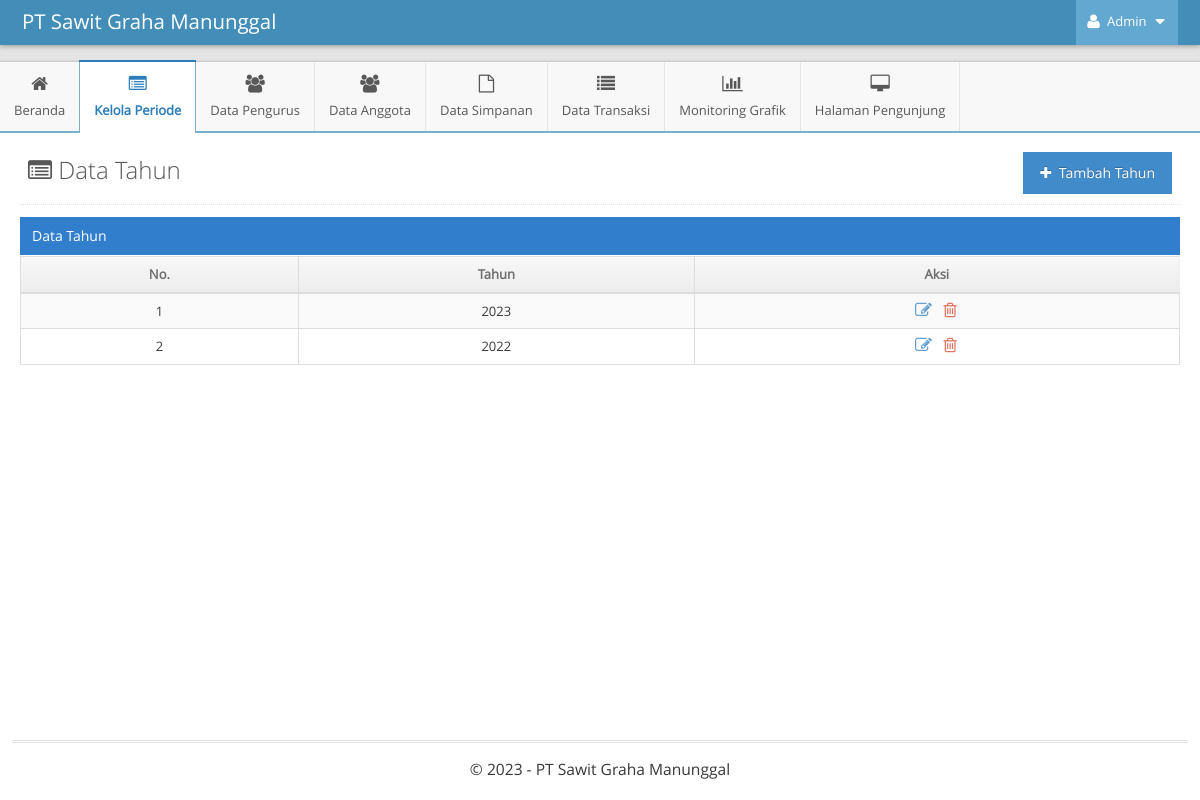
/indexAdmin.php?p=kelola-tahun (signed in), run on an earlier commit of the app's database.
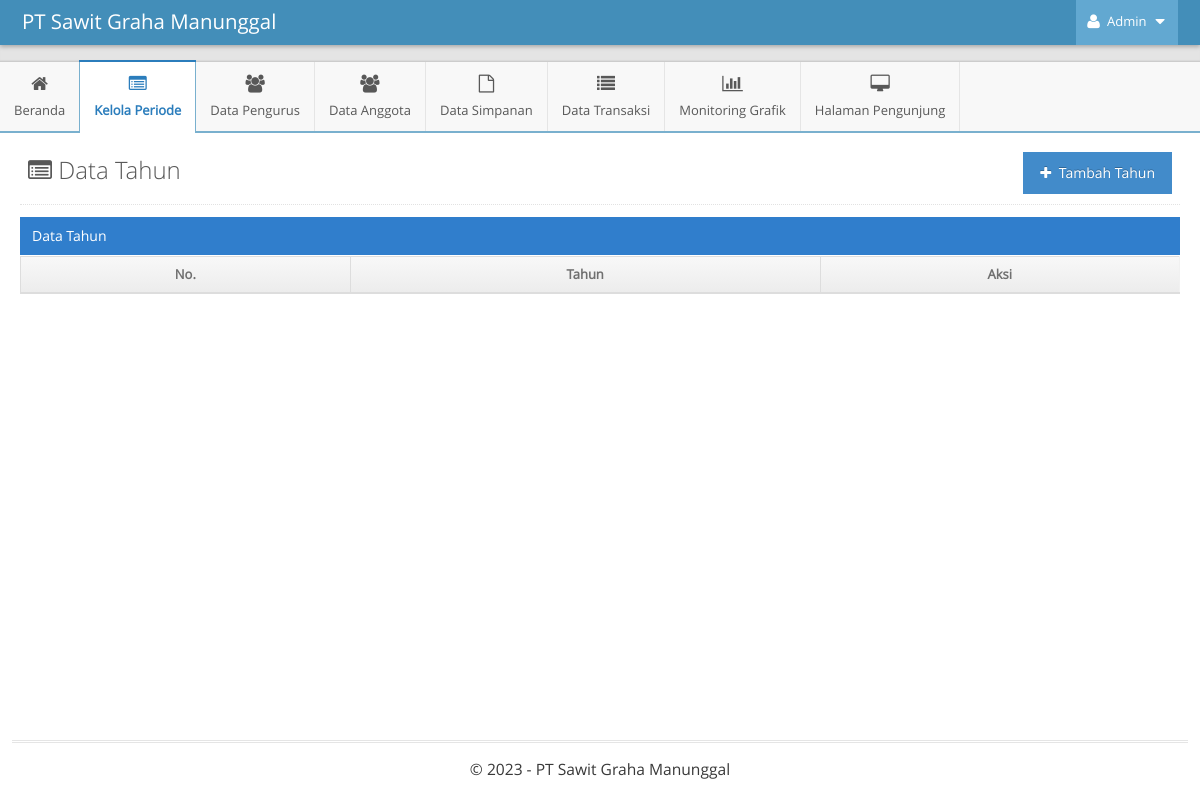
And on a later commit of the database.
### tables this page shows
CREATE TABLE `tahun` (
  `id` int(11) NOT NULL,
  `tahun` int(11) DEFAULT NULL
);

### functions/functions-admin.php (called while the page is built, shortened)
<?php
$host = 'localhost';
$username = 'root';
$password = '';
$dbname = 'skripsi-pirda';
$conn = mysqli_connect($host, $username, $password, $dbname);
function tampilData($query)
{
    global $conn;
    $result = mysqli_query($conn, $query);
    $rows = [];
    while ($row = mysqli_fetch_assoc($result)) {
        $rows[] = $row;
    }
    return $rows;
}

### pages-admin/kelola-tahun.php (the view, shortened to what this page needs)
<?php
$query_tampil = "SELECT * FROM tahun";
$tahun = tampilData($query_tampil);
?>
<div class="page-content">
	<div class="page-header">
		<h1 style="color:#585858">
			<i class="ace-icon fa fa-list-alt"></i> Data Tahun
			<a data-toggle="modal" href="#tambah-tahun">
				<button class="btn btn-primary pull-right">
					<i class="ace-icon fa fa-plus"></i> Tambah Tahun
				</button>
			</a>
		</h1>
	</div>
	<div class="row">
		<div class="col-xs-12">
			<div class="row">
				<div class="col-xs-12">
					<div class="table-header">
						Data Tahun
					</div>
					<div>
						<table id="dynamic-table" class="table table-striped table-bordered table-hover">
							<thead>
								<tr>
									<th>No.</th>
									<th>Tahun</th>
									<th>Aksi</th>
								</tr>
							</thead>
							<tbody>
								<?php
								$i = 1;
								foreach ($tahun as $value) {
								?>
									<tr>
										<td class="center"><?= $i ?></td>
										<td class="center"><?= $value['tahun'] ?></td>
										<td class="center">
											<div class="action-buttons">
												<a data-rel="tooltip" data-placement="top" title="Ubah" style="margin-right:5px" class="blue tooltip-info" data-toggle="modal" href="#edit-tahun-<?= $value['id']; ?>">
													<i class="ace-icon fa fa-edit bigger-130"></i>
												</a>
												<a data-rel="tooltip" data-placement="top" title="Hapus" style="margin-right:5px" class="red tooltip-error" data-toggle="modal" href="#hapus-tahun-<?= $value['id']; ?>">
													<i class="ace-icon fa fa-trash-o bigger-130"></i>
												</a>
											</div>
										</td>
									</tr>
								<?php
									$i++;
								}
								?>
							</tbody>
						</table>
					</div>
				</div>
			</div>
		</div>
	</div>
</div>

What changed in the data, as far as the page shows it:
removed tahun: tahun "2023"
removed tahun: tahun "2022"
